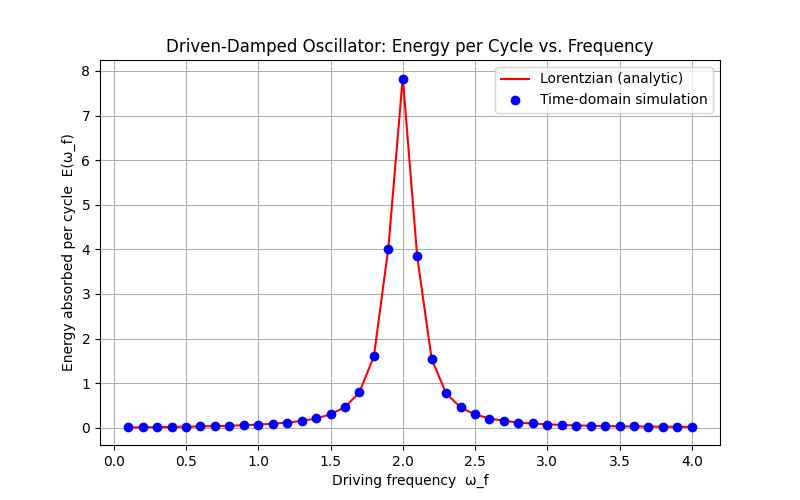

Python code for this plot:
import numpy as np
import matplotlib.pyplot as plt
from scipy.integrate import solve_ivp

# -----------------------------
# 1) ANALYTIC LORENTZIAN FORM
# -----------------------------
def E_lorentzian(omega, F, omega0, gamma):
    """
    Returns the analytic energy per cycle:
        E(omega) = pi * F * [gamma*omega] / [(omega0^2 - omega^2)^2 + (gamma*omega)^2].
    """
    return (
        np.pi * F * (gamma * omega) 
        / ((omega0**2 - omega**2)**2 + (gamma*omega)**2)
    )

# -----------------------------
# 2) TIME-DOMAIN SIMULATION
# -----------------------------
def damped_forced_osc(t, y, omega_f, F, omega0, gamma):
    """
    Right-hand side of:
        x'' + gamma*x' + omega0^2*x = F*cos(omega_f * t).
    y = [x, x'], so y' = [x', x''].
    """
    x, v = y
    dxdt = v
    dvdt = -omega0**2 * x - gamma*v + F*np.cos(omega_f*t)
    return [dxdt, dvdt]

def energy_absorbed_per_cycle(omega_f, F, omega0, gamma,
                              x0=0.0, v0=0.0, n_cycles=20, sample_rate=2000):
    """
    Numerically integrate the damped forced oscillator for n_cycles+1 cycles
    and measure the energy delivered by F*cos(omega_f*t) over the *last* cycle.
    """
    T = 2*np.pi / omega_f  # one driving period
    t_span = (0, (n_cycles+1)*T)
    t_eval = np.linspace(t_span[0], t_span[1], (n_cycles+1)*sample_rate+1)
    
    # Solve the ODE from t=0 to t=(n_cycles+1)*T
    sol = solve_ivp(
        damped_forced_osc, 
        t_span, 
        [x0, v0], 
        t_eval=t_eval, 
        args=(omega_f, F, omega0, gamma)
    )
    
    x_vals = sol.y[0]
    v_vals = sol.y[1]
    t_vals = sol.t
    
    # Instantaneous power: P(t) = F*cos(omega_f*t) * v(t).
    # We'll integrate over the last cycle [n_cycles*T, (n_cycles+1)*T].
    start_index = np.searchsorted(t_vals, n_cycles*T)
    t_seg = t_vals[start_index:]
    v_seg = v_vals[start_index:]
    P_seg = F * np.cos(omega_f * t_seg) * v_seg
    
    # Trapezoidal integration over that last cycle
    E = np.trapz(P_seg, x=t_seg)
    return E

# -----------------------------
# MAIN SCRIPT
# -----------------------------
if __name__ == "__main__":
    # Parameters
    F = 1.0        # forcing amplitude
    omega0 = 2.0   # undamped natural frequency
    gamma = 0.2    # damping coefficient
    
    # Range of driving frequencies
    omega_values = np.linspace(0.1, 4.0, 40)
    
    # Compute the analytic (Lorentzian) curve
    E_theory = [E_lorentzian(w, F, omega0, gamma) for w in omega_values]
    
    # Compute numeric energy from time-domain simulations
    E_numerical = [energy_absorbed_per_cycle(w, F, omega0, gamma) for w in omega_values]
    
    # Plot results
    plt.figure(figsize=(8,5))
    plt.plot(omega_values, E_theory, 'r-', label='Lorentzian (analytic)')
    plt.plot(omega_values, E_numerical, 'bo', label='Time-domain simulation')
    plt.xlabel('Driving frequency  ω_f')
    plt.ylabel('Energy absorbed per cycle  E(ω_f)')
    plt.title('Driven-Damped Oscillator: Energy per Cycle vs. Frequency')
    plt.grid(True)
    plt.legend()
    plt.show()
    plt.savefig('lorentzian.png')
